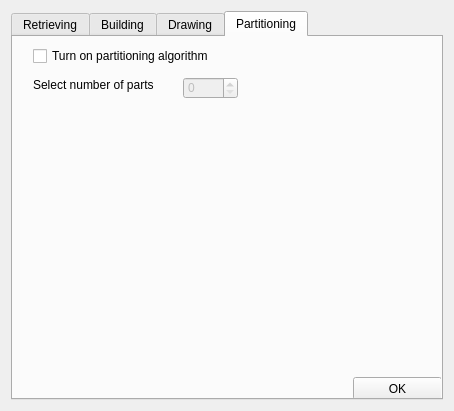
<?xml version="1.0" encoding="UTF-8"?>
<ui version="4.0">
 <class>TopoOptions</class>
 <widget class="QDialog" name="TopoOptions">
  <property name="geometry">
   <rect>
    <x>0</x>
    <y>0</y>
    <width>454</width>
    <height>411</height>
   </rect>
  </property>
  <property name="sizePolicy">
   <sizepolicy hsizetype="Fixed" vsizetype="Fixed">
    <horstretch>0</horstretch>
    <verstretch>0</verstretch>
   </sizepolicy>
  </property>
  <property name="windowTitle">
   <string>Topology viewer options</string>
  </property>
  <property name="windowIcon">
   <iconset>
    <normaloff>../img/logotype.png</normaloff>../img/logotype.png</iconset>
  </property>
  <layout class="QHBoxLayout" name="horizontalLayout">
   <item>
    <widget class="QTabWidget" name="mainWidget">
     <property name="currentIndex">
      <number>3</number>
     </property>
     <property name="usesScrollButtons">
      <bool>false</bool>
     </property>
     <widget class="QWidget" name="tabRetr">
      <attribute name="title">
       <string>Retrieving</string>
      </attribute>
      <widget class="QLabel" name="shmLbl">
       <property name="geometry">
        <rect>
         <x>30</x>
         <y>30</y>
         <width>281</width>
         <height>41</height>
        </rect>
       </property>
       <property name="text">
        <string>Dispersion of distances between processors in shared memory:</string>
       </property>
       <property name="alignment">
        <set>Qt::AlignJustify|Qt::AlignVCenter</set>
       </property>
       <property name="wordWrap">
        <bool>true</bool>
       </property>
      </widget>
      <widget class="QDoubleSpinBox" name="shmEpsSB">
       <property name="geometry">
        <rect>
         <x>340</x>
         <y>40</y>
         <width>62</width>
         <height>31</height>
        </rect>
       </property>
       <property name="alignment">
        <set>Qt::AlignCenter</set>
       </property>
       <property name="minimum">
        <double>0.000000000000000</double>
       </property>
       <property name="maximum">
        <double>0.500000000000000</double>
       </property>
       <property name="singleStep">
        <double>0.010000000000000</double>
       </property>
       <property name="value">
        <double>0.010000000000000</double>
       </property>
      </widget>
      <widget class="QLabel" name="dupLbl">
       <property name="geometry">
        <rect>
         <x>30</x>
         <y>130</y>
         <width>281</width>
         <height>61</height>
        </rect>
       </property>
       <property name="text">
        <string>Merge two simpex channels into one duplex channel if a dispersion of values is not greater than:</string>
       </property>
       <property name="alignment">
        <set>Qt::AlignJustify|Qt::AlignVCenter</set>
       </property>
       <property name="wordWrap">
        <bool>true</bool>
       </property>
      </widget>
      <widget class="QDoubleSpinBox" name="dupEpsSB">
       <property name="geometry">
        <rect>
         <x>340</x>
         <y>150</y>
         <width>62</width>
         <height>31</height>
        </rect>
       </property>
       <property name="maximum">
        <double>1.000000000000000</double>
       </property>
       <property name="singleStep">
        <double>0.010000000000000</double>
       </property>
       <property name="value">
        <double>0.010000000000000</double>
       </property>
      </widget>
      <widget class="QPushButton" name="OK1">
       <property name="geometry">
        <rect>
         <x>355</x>
         <y>335</y>
         <width>81</width>
         <height>31</height>
        </rect>
       </property>
       <property name="text">
        <string notr="true">OK</string>
       </property>
       <property name="autoDefault">
        <bool>false</bool>
       </property>
       <property name="default">
        <bool>true</bool>
       </property>
      </widget>
     </widget>
     <widget class="QWidget" name="tabBld">
      <attribute name="title">
       <string>Building</string>
      </attribute>
      <widget class="QCheckBox" name="maxDistCB">
       <property name="geometry">
        <rect>
         <x>10</x>
         <y>201</y>
         <width>301</width>
         <height>31</height>
        </rect>
       </property>
       <property name="text">
        <string>Maximize distances between
unconnected vertices</string>
       </property>
       <property name="checked">
        <bool>true</bool>
       </property>
      </widget>
      <widget class="QFrame" name="frame_2">
       <property name="geometry">
        <rect>
         <x>30</x>
         <y>240</y>
         <width>401</width>
         <height>121</height>
        </rect>
       </property>
       <property name="frameShape">
        <enum>QFrame::NoFrame</enum>
       </property>
       <property name="frameShadow">
        <enum>QFrame::Plain</enum>
       </property>
       <widget class="QLabel" name="impValLbl">
        <property name="geometry">
         <rect>
          <x>0</x>
          <y>0</y>
          <width>391</width>
          <height>17</height>
         </rect>
        </property>
        <property name="text">
         <string>- minimize impact on the other parts of the graph:</string>
        </property>
       </widget>
       <widget class="QFrame" name="frame">
        <property name="geometry">
         <rect>
          <x>30</x>
          <y>20</y>
          <width>371</width>
          <height>65</height>
         </rect>
        </property>
        <property name="frameShape">
         <enum>QFrame::NoFrame</enum>
        </property>
        <property name="frameShadow">
         <enum>QFrame::Plain</enum>
        </property>
        <widget class="QRadioButton" name="impValManRB">
         <property name="geometry">
          <rect>
           <x>0</x>
           <y>10</y>
           <width>141</width>
           <height>22</height>
          </rect>
         </property>
         <property name="text">
          <string>set manually:</string>
         </property>
         <property name="checked">
          <bool>true</bool>
         </property>
        </widget>
        <widget class="QRadioButton" name="impValAutoRB">
         <property name="enabled">
          <bool>false</bool>
         </property>
         <property name="geometry">
          <rect>
           <x>0</x>
           <y>40</y>
           <width>371</width>
           <height>22</height>
          </rect>
         </property>
         <property name="sizePolicy">
          <sizepolicy hsizetype="Expanding" vsizetype="Fixed">
           <horstretch>0</horstretch>
           <verstretch>0</verstretch>
          </sizepolicy>
         </property>
         <property name="text">
          <string>auto detect (may be slow!)</string>
         </property>
         <property name="checked">
          <bool>false</bool>
         </property>
        </widget>
        <widget class="QDoubleSpinBox" name="impactValSB">
         <property name="geometry">
          <rect>
           <x>160</x>
           <y>8</y>
           <width>70</width>
           <height>30</height>
          </rect>
         </property>
         <property name="decimals">
          <number>3</number>
         </property>
         <property name="maximum">
          <double>1.000000000000000</double>
         </property>
         <property name="singleStep">
          <double>0.001000000000000</double>
         </property>
         <property name="value">
          <double>1.000000000000000</double>
         </property>
        </widget>
       </widget>
       <widget class="QFrame" name="frame_3">
        <property name="enabled">
         <bool>false</bool>
        </property>
        <property name="geometry">
         <rect>
          <x>30</x>
          <y>85</y>
          <width>371</width>
          <height>30</height>
         </rect>
        </property>
        <property name="frameShape">
         <enum>QFrame::NoFrame</enum>
        </property>
        <property name="frameShadow">
         <enum>QFrame::Plain</enum>
        </property>
        <widget class="QLabel" name="impValAutoLbl">
         <property name="geometry">
          <rect>
           <x>40</x>
           <y>5</y>
           <width>121</width>
           <height>20</height>
          </rect>
         </property>
         <property name="text">
          <string>number of tries:</string>
         </property>
        </widget>
        <widget class="QSpinBox" name="impValAutoNoTSB">
         <property name="geometry">
          <rect>
           <x>170</x>
           <y>0</y>
           <width>60</width>
           <height>30</height>
          </rect>
         </property>
         <property name="minimum">
          <number>1</number>
         </property>
         <property name="maximum">
          <number>10</number>
         </property>
        </widget>
       </widget>
      </widget>
      <widget class="QPushButton" name="OK2">
       <property name="geometry">
        <rect>
         <x>355</x>
         <y>335</y>
         <width>81</width>
         <height>31</height>
        </rect>
       </property>
       <property name="text">
        <string notr="true">OK</string>
       </property>
       <property name="autoDefault">
        <bool>false</bool>
       </property>
       <property name="default">
        <bool>true</bool>
       </property>
      </widget>
      <widget class="QPushButton" name="maxDistHelpPB">
       <property name="geometry">
        <rect>
         <x>310</x>
         <y>205</y>
         <width>25</width>
         <height>25</height>
        </rect>
       </property>
       <property name="text">
        <string notr="true">?</string>
       </property>
      </widget>
      <widget class="QLabel" name="nonExEdgLbl">
       <property name="geometry">
        <rect>
         <x>20</x>
         <y>140</y>
         <width>321</width>
         <height>41</height>
        </rect>
       </property>
       <property name="text">
        <string>Consider non-existent edges with existence probability less than</string>
       </property>
       <property name="wordWrap">
        <bool>true</bool>
       </property>
      </widget>
      <widget class="QSpinBox" name="nonExEdgSB">
       <property name="geometry">
        <rect>
         <x>350</x>
         <y>145</y>
         <width>71</width>
         <height>31</height>
        </rect>
       </property>
       <property name="suffix">
        <string notr="true">%</string>
       </property>
       <property name="minimum">
        <number>1</number>
       </property>
       <property name="maximum">
        <number>100</number>
       </property>
      </widget>
      <widget class="Line" name="line">
       <property name="geometry">
        <rect>
         <x>10</x>
         <y>180</y>
         <width>421</width>
         <height>16</height>
        </rect>
       </property>
       <property name="orientation">
        <enum>Qt::Horizontal</enum>
       </property>
      </widget>
      <widget class="QFrame" name="frame_4">
       <property name="geometry">
        <rect>
         <x>10</x>
         <y>20</y>
         <width>421</width>
         <height>111</height>
        </rect>
       </property>
       <property name="frameShape">
        <enum>QFrame::StyledPanel</enum>
       </property>
       <property name="frameShadow">
        <enum>QFrame::Sunken</enum>
       </property>
       <widget class="QSpinBox" name="mesLenSB">
        <property name="geometry">
         <rect>
          <x>305</x>
          <y>75</y>
          <width>110</width>
          <height>30</height>
         </rect>
        </property>
        <property name="font">
         <font>
          <weight>50</weight>
          <bold>false</bold>
         </font>
        </property>
        <property name="minimum">
         <number>0</number>
        </property>
        <property name="maximum">
         <number>0</number>
        </property>
       </widget>
       <widget class="QRadioButton" name="srcMesLenRB">
        <property name="geometry">
         <rect>
          <x>10</x>
          <y>78</y>
          <width>291</width>
          <height>21</height>
         </rect>
        </property>
        <property name="font">
         <font>
          <weight>50</weight>
          <bold>false</bold>
         </font>
        </property>
        <property name="text">
         <string>defined by message length:</string>
        </property>
        <property name="checked">
         <bool>true</bool>
        </property>
       </widget>
       <widget class="QRadioButton" name="srcAvgRB">
        <property name="geometry">
         <rect>
          <x>10</x>
          <y>18</y>
          <width>331</width>
          <height>21</height>
         </rect>
        </property>
        <property name="font">
         <font>
          <weight>50</weight>
          <bold>false</bold>
         </font>
        </property>
        <property name="text">
         <string>simple average of all values</string>
        </property>
        <property name="checked">
         <bool>false</bool>
        </property>
       </widget>
       <widget class="QRadioButton" name="srcMedRB">
        <property name="geometry">
         <rect>
          <x>10</x>
          <y>48</y>
          <width>221</width>
          <height>21</height>
         </rect>
        </property>
        <property name="font">
         <font>
          <weight>50</weight>
          <bold>false</bold>
         </font>
        </property>
        <property name="text">
         <string>median of all values</string>
        </property>
       </widget>
      </widget>
      <widget class="QLabel" name="valsEdgLenLbl">
       <property name="geometry">
        <rect>
         <x>30</x>
         <y>11</y>
         <width>191</width>
         <height>17</height>
        </rect>
       </property>
       <property name="sizePolicy">
        <sizepolicy hsizetype="Expanding" vsizetype="Fixed">
         <horstretch>0</horstretch>
         <verstretch>0</verstretch>
        </sizepolicy>
       </property>
       <property name="autoFillBackground">
        <bool>true</bool>
       </property>
       <property name="text">
        <string> Values for edges' lengths:</string>
       </property>
       <property name="textFormat">
        <enum>Qt::PlainText</enum>
       </property>
      </widget>
     </widget>
     <widget class="QWidget" name="tabDrw">
      <attribute name="title">
       <string>Drawing</string>
      </attribute>
      <widget class="QCheckBox" name="hideEdgesCB">
       <property name="geometry">
        <rect>
         <x>10</x>
         <y>20</y>
         <width>231</width>
         <height>51</height>
        </rect>
       </property>
       <property name="font">
        <font>
         <weight>50</weight>
         <bold>false</bold>
        </font>
       </property>
       <property name="text">
        <string>Hide edges with existence
probability less than</string>
       </property>
      </widget>
      <widget class="QSpinBox" name="probabSB">
       <property name="enabled">
        <bool>false</bool>
       </property>
       <property name="geometry">
        <rect>
         <x>240</x>
         <y>35</y>
         <width>71</width>
         <height>25</height>
        </rect>
       </property>
       <property name="font">
        <font>
         <weight>50</weight>
         <bold>false</bold>
        </font>
       </property>
       <property name="suffix">
        <string notr="true"> %</string>
       </property>
       <property name="minimum">
        <number>1</number>
       </property>
       <property name="maximum">
        <number>100</number>
       </property>
      </widget>
      <widget class="QCheckBox" name="immRedrCB">
       <property name="geometry">
        <rect>
         <x>320</x>
         <y>27</y>
         <width>121</width>
         <height>41</height>
        </rect>
       </property>
       <property name="text">
        <string>immediate
redraw</string>
       </property>
      </widget>
      <widget class="QCheckBox" name="showVertLblsCB">
       <property name="geometry">
        <rect>
         <x>10</x>
         <y>100</y>
         <width>361</width>
         <height>22</height>
        </rect>
       </property>
       <property name="sizePolicy">
        <sizepolicy hsizetype="Expanding" vsizetype="Fixed">
         <horstretch>0</horstretch>
         <verstretch>0</verstretch>
        </sizepolicy>
       </property>
       <property name="text">
        <string>Show host names near the vertices</string>
       </property>
       <property name="checked">
        <bool>true</bool>
       </property>
      </widget>
      <widget class="QPushButton" name="OK3">
       <property name="geometry">
        <rect>
         <x>355</x>
         <y>335</y>
         <width>81</width>
         <height>31</height>
        </rect>
       </property>
       <property name="text">
        <string notr="true">OK</string>
       </property>
       <property name="autoDefault">
        <bool>false</bool>
       </property>
       <property name="default">
        <bool>true</bool>
       </property>
      </widget>
      <widget class="Line" name="line_3">
       <property name="geometry">
        <rect>
         <x>10</x>
         <y>80</y>
         <width>421</width>
         <height>16</height>
        </rect>
       </property>
       <property name="orientation">
        <enum>Qt::Horizontal</enum>
       </property>
      </widget>
     </widget>
     <widget class="QWidget" name="tabPrt">
      <attribute name="title">
       <string>Partitioning</string>
      </attribute>
      <widget class="QSpinBox" name="prtNmbSB">
       <property name="enabled">
        <bool>false</bool>
       </property>
       <property name="geometry">
        <rect>
         <x>170</x>
         <y>40</y>
         <width>55</width>
         <height>22</height>
        </rect>
       </property>
       <property name="maximum">
        <number>999</number>
       </property>
      </widget>
      <widget class="QLabel" name="label">
       <property name="geometry">
        <rect>
         <x>20</x>
         <y>40</y>
         <width>151</width>
         <height>16</height>
        </rect>
       </property>
       <property name="text">
        <string>Select number of parts</string>
       </property>
      </widget>
      <widget class="QPushButton" name="OK4">
       <property name="geometry">
        <rect>
         <x>340</x>
         <y>340</y>
         <width>89</width>
         <height>23</height>
        </rect>
       </property>
       <property name="text">
        <string>OK</string>
       </property>
      </widget>
      <widget class="QCheckBox" name="prtCB">
       <property name="geometry">
        <rect>
         <x>20</x>
         <y>10</y>
         <width>221</width>
         <height>18</height>
        </rect>
       </property>
       <property name="text">
        <string>Turn on partitioning algorithm</string>
       </property>
      </widget>
     </widget>
    </widget>
   </item>
  </layout>
 </widget>
 <resources/>
 <connections>
  <connection>
   <sender>maxDistCB</sender>
   <signal>toggled(bool)</signal>
   <receiver>frame_2</receiver>
   <slot>setEnabled(bool)</slot>
   <hints>
    <hint type="sourcelabel">
     <x>216</x>
     <y>180</y>
    </hint>
    <hint type="destinationlabel">
     <x>196</x>
     <y>265</y>
    </hint>
   </hints>
  </connection>
  <connection>
   <sender>impValAutoRB</sender>
   <signal>toggled(bool)</signal>
   <receiver>frame_3</receiver>
   <slot>setEnabled(bool)</slot>
   <hints>
    <hint type="sourcelabel">
     <x>138</x>
     <y>270</y>
    </hint>
    <hint type="destinationlabel">
     <x>221</x>
     <y>300</y>
    </hint>
   </hints>
  </connection>
  <connection>
   <sender>OK1</sender>
   <signal>clicked()</signal>
   <receiver>TopoOptions</receiver>
   <slot>accept()</slot>
   <hints>
    <hint type="sourcelabel">
     <x>411</x>
     <y>313</y>
    </hint>
    <hint type="destinationlabel">
     <x>231</x>
     <y>170</y>
    </hint>
   </hints>
  </connection>
  <connection>
   <sender>OK2</sender>
   <signal>clicked()</signal>
   <receiver>TopoOptions</receiver>
   <slot>accept()</slot>
   <hints>
    <hint type="sourcelabel">
     <x>411</x>
     <y>315</y>
    </hint>
    <hint type="destinationlabel">
     <x>231</x>
     <y>170</y>
    </hint>
   </hints>
  </connection>
  <connection>
   <sender>OK3</sender>
   <signal>clicked()</signal>
   <receiver>TopoOptions</receiver>
   <slot>accept()</slot>
   <hints>
    <hint type="sourcelabel">
     <x>411</x>
     <y>315</y>
    </hint>
    <hint type="destinationlabel">
     <x>231</x>
     <y>170</y>
    </hint>
   </hints>
  </connection>
  <connection>
   <sender>hideEdgesCB</sender>
   <signal>toggled(bool)</signal>
   <receiver>probabSB</receiver>
   <slot>setEnabled(bool)</slot>
   <hints>
    <hint type="sourcelabel">
     <x>131</x>
     <y>90</y>
    </hint>
    <hint type="destinationlabel">
     <x>276</x>
     <y>92</y>
    </hint>
   </hints>
  </connection>
  <connection>
   <sender>OK4</sender>
   <signal>clicked()</signal>
   <receiver>TopoOptions</receiver>
   <slot>accept()</slot>
   <hints>
    <hint type="sourcelabel">
     <x>392</x>
     <y>380</y>
    </hint>
    <hint type="destinationlabel">
     <x>229</x>
     <y>208</y>
    </hint>
   </hints>
  </connection>
  <connection>
   <sender>prtCB</sender>
   <signal>toggled(bool)</signal>
   <receiver>prtNmbSB</receiver>
   <slot>setEnabled(bool)</slot>
   <hints>
    <hint type="sourcelabel">
     <x>138</x>
     <y>47</y>
    </hint>
    <hint type="destinationlabel">
     <x>205</x>
     <y>79</y>
    </hint>
   </hints>
  </connection>
 </connections>
</ui>
